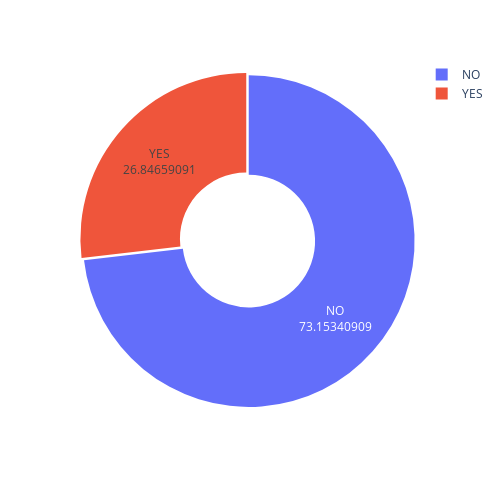

The code cell stored with this chart in its notebook:
### Code cell
labels=df['Class/ASD']
target=df['Class/ASD'].value_counts()
value=(df['Class/ASD'].value_counts())/len(df['Class/ASD'])*100
class_num=len(target)
fig=px.pie(target,values=value,
           names=target.index,hole=.4, width=500, height=500)
fig.update_traces(textinfo='value+label', pull=0.01)
fig.show()

### Figure 1 — Plotly figure (JSON) as saved in the notebook; plotly's stock layout.template omitted (floating-point values rounded to 4 significant figures)
{"data": [{"domain": {"x": [0, 1], "y": [0, 1]}, "hole": 0.4, "hovertemplate": "index=%{label}<br>value=%{value}<extra></extra>", "labels": ["NO", "YES"], "legendgroup": "", "name": "", "pull": 0.01, "showlegend": true, "textinfo": "value+label", "type": "pie", "values": [73.15, 26.85]}], "layout": {"height": 500, "legend": {"tracegroupgap": 0}, "margin": {"t": 60}, "width": 500}}
